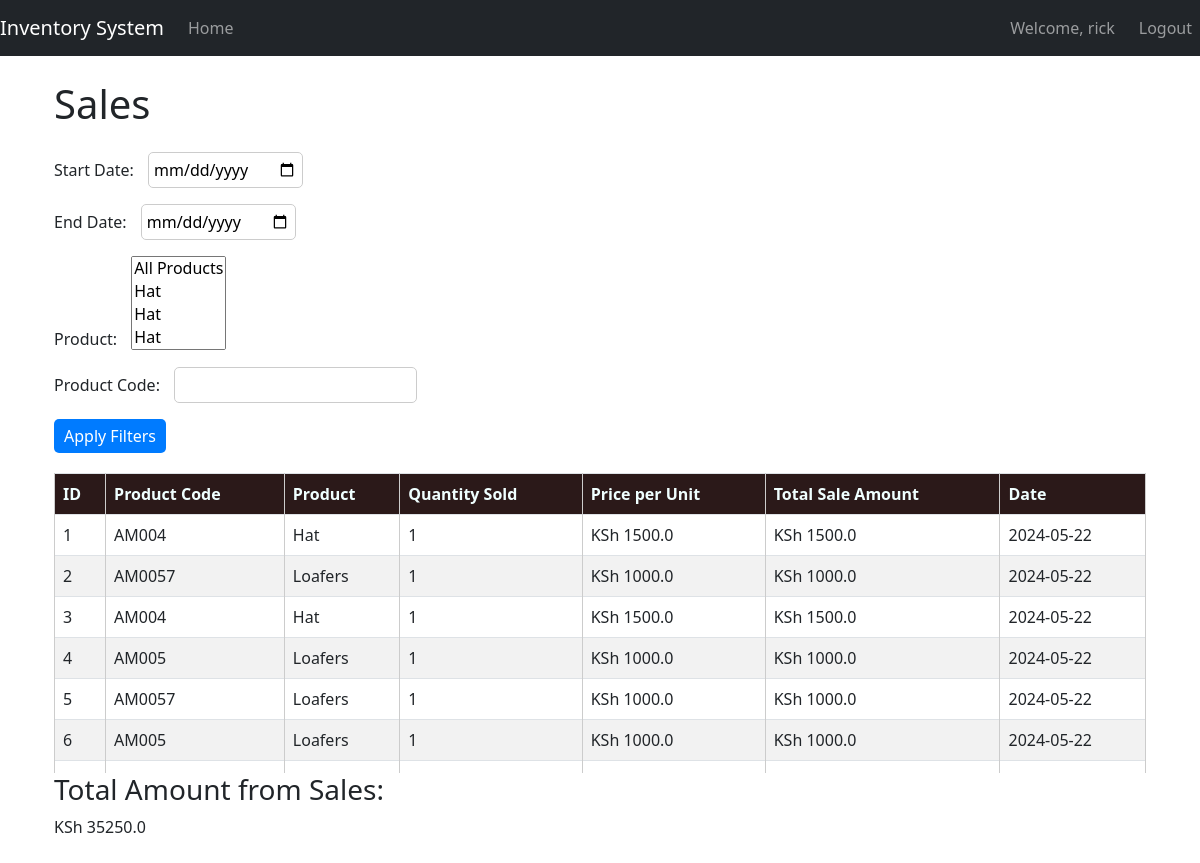
The app's page /sales (signed in) with its own data.
### STORE/models.py (models this page shows, shortened)
class User(UserMixin, db.Model):
    id = db.Column(db.Integer, primary_key=True)
    username = db.Column(db.String(64), index=True, unique=True, nullable=False)
    email = db.Column(db.String(120), index=True, unique=True, nullable=False)
    password_hash = db.Column(db.String(128), nullable=False)

class Sale(db.Model):
    id = db.Column(db.Integer, primary_key=True)
    product_code = db.Column(db.String(20), db.ForeignKey('product.code'), nullable=False)  # ForeignKey to product code
    quantity_sold = db.Column(db.Integer, nullable=False)
    sale_date = db.Column(db.DateTime, nullable=False, default=datetime.utcnow)

class Product(db.Model):
    code = db.Column(db.String(20), primary_key=True, unique=True, nullable=False, index=True)  # Index added to code column
    item = db.Column(db.String(100), nullable=False)
    type_material = db.Column(db.String(100), nullable=False)
    size = db.Column(db.String(20), nullable=False)
    color = db.Column(db.String(50), nullable=False)
    description = db.Column(db.Text, nullable=False)
    price = db.Column(db.Float, nullable=False)
    quantity = db.Column(db.Integer, nullable=False, default=1)  # Default quantity set to 1
    sales = relationship('Sale', backref='product', lazy=True)  # Relationship with Sale model

### STORE/routes.py (the view)
@app.route('/sales', methods=['GET', 'POST'])
@login_required
def sales():
    sales_query = Sale.query.join(Product)
    start_date = request.args.get('start_date')
    end_date = request.args.get('end_date')
    product_codes = request.args.getlist('product')
    entered_product_code = request.args.get('product_code')
    filtering_criteria_present = start_date or end_date or product_codes or entered_product_code
    if start_date:
        start_date = datetime.strptime(start_date, '%Y-%m-%d')
        sales_query = sales_query.filter(Sale.sale_date >= start_date)
    if end_date:
        end_date = datetime.strptime(end_date, '%Y-%m-%d')
        sales_query = sales_query.filter(Sale.sale_date <= end_date)
    if product_codes and product_codes != ['']:
        sales_query = sales_query.filter(Sale.product_code.in_(product_codes))
    if entered_product_code:
        sales_query = sales_query.filter(Sale.product_code == entered_product_code)
    sales = sales_query.all()
    products = Product.query.all()
    total_sales_amount = sum(sale.quantity_sold * sale.product.price for sale in sales)
    if filtering_criteria_present:
        if sales:
            flash('Sales filtered successfully!', 'success')
        else:
            flash('No sales found matching the criteria.', 'warning')
    return render_template('sales.html', sales=sales, total_sales_amount=total_sales_amount, products=products)

### STORE/__init__.py (called while the page is built)
@login_manager.user_loader
def load_user(user_id):
    return User.query.get(int(user_id))

### STORE/templates/sales.html (shortened to what this page needs)
{% extends "base.html" %}
{% block content %}
<link rel="stylesheet" type="text/css" href="{{ url_for('static', filename='css/custom_table.css') }}">
<div class="container">
    <h1 class="mt-4 mb-4">Sales</h1>
    <form action="{{ url_for('sales') }}" method="GET">
        <div class="mb-3">
            <label for="start_date">Start Date:</label>
            <input type="date" id="start_date" name="start_date" value="{{ request.args.get('start_date') }}">
        </div>
        <div class="mb-3">
            <label for="end_date">End Date:</label>
            <input type="date" id="end_date" name="end_date" value="{{ request.args.get('end_date') }}">
        </div>
        <div class="mb-3">
            <label for="product">Product:</label>
            <select name="product" id="product" multiple>
                <option value="">All Products</option>
                {% for product in products %}
                <option value="{{ product.code }}" {% if product.code in request.args.getlist('product') %}selected{% endif %}>
                </option>
                {% endfor %}
            </select>
        </div>
        <div class="mb-3">
            <label for="product_code">Product Code:</label>
            <input type="text" id="product_code" name="product_code" value="{{ request.args.get('product_code') if request.args.get('product_code') else '' }}">
        </div>
        <button type="submit" class="btn btn-primary">Apply Filters</button>
    </form>
    <div class="table-responsive" style="display: block; max-height: 300px; overflow-y: auto;">
        <table class="table table-bordered custom-table">
            <thead class="sticky-top">
                <tr>
                    <th>ID</th>
                    <th>Product Code</th>
                    <th>Product</th>
                    <th>Quantity Sold</th>
                    <th>Price per Unit</th>
                    <th>Total Sale Amount</th>
                    <th>Date</th>
                </tr>
            </thead>
            <tbody>
                {% if sales %}
                    {% for sale in sales %}
                    <tr>
                        <td>{{ loop.index }}</td>
                        <td>{{ sale.product_code }}</td>
                        <td>{{ sale.product.item }}</td>
                        <td>{{ sale.quantity_sold }}</td>
                        <td>KSh {{ sale.product.price }}</td>
                        <td>KSh {{ sale.quantity_sold * sale.product.price }}</td>
                        <td>{{ sale.sale_date.strftime('%Y-%m-%d') }}</td>
                    </tr>
                    {% endfor %}
                {% else %}
                    <tr>
                        <td colspan="7" class="text-center">No sales found.</td>
                    </tr>
                {% endif %}
            </tbody>
        </table>
    </div>
    {% if sales %}
    <div>
        <h3>Total Amount from Sales:</h3>
        <p>KSh {{ total_sales_amount }}</p>
    </div>
    {% endif %}
</div>
{% endblock %}

### STORE/templates/base.html (shortened to what this page needs)
<!DOCTYPE html>
<html lang="en">
<head>
    <link href="https://cdn.jsdelivr.net/npm/bootstrap@5.0.2/dist/css/bootstrap.min.css" rel="stylesheet">
</head>
<body>
    <nav class="navbar navbar-expand-lg navbar-dark bg-dark">
        <a class="navbar-brand" href="{{ url_for('index') }}">Inventory System</a>
        <div class="collapse navbar-collapse" id="navbarNav">
            <ul class="navbar-nav">
                {% if request.path != '/' and request.path != '/login' and request.path != '/register' %}
                <li class="nav-item">
                    <a class="nav-link" href="{{ url_for('index') }}">Home</a>
                </li>
                {% endif %}
            </ul>
        </div>
        <div class="navbar-nav ml-auto">
            {% if current_user.is_authenticated %}
                {% if request.path != '/' %}
                    <span class="navbar-text me-3">Welcome, {{ current_user.username }}</span>
                    <a href="{{ url_for('logout') }}" class="nav-item nav-link">Logout</a>
                {% endif %}
            {% else %}
                {% if request.path != '/' and request.path != '/login' and request.path != '/register' %}
                    <a href="{{ url_for('login') }}" class="nav-item nav-link">Login</a>
                {% endif %}
            {% endif %}
        </div>
    </nav>
    <div class="container mt-4">
        {% block content %}
        {% endblock %}
    </div>
</body>
</html>

### STORE/static/css/custom_table.css (style rules this page uses)
thead.sticky-top { background-color: rgba(20, 1, 1, 0.9); color: azure; position: sticky; top: 0; z-index: 1000; }
form { margin-bottom: 20px; }
label { margin-right: 10px; }
input[type="text"], input[type="date"] { margin-right: 20px; padding: 5px; border-radius: 5px; border: 1px solid #ccc; }
button[type="submit"] { padding: 5px 10px; border-radius: 5px; background-color: #007bff; color: #fff; border: none; cursor: pointer; }
table { width: 100%; border-collapse: collapse; }
th, td { border: 1px solid #ccc; padding: 8px; text-align: left; }
th { background-color: #f2f2f2; }
tr:nth-child(even) { background-color: #f2f2f2; }

### records on screen
User: username "rick"
Sale: product_code "AM004", product.item "Hat", quantity_sold "1", product.price "1500.0", sale.quantity_sold*sale.product.price "1500.0", sale_date "2024-05-22"
Sale: product_code "AM0057", product.item "Loafers", quantity_sold "1", product.price "1000.0", sale.quantity_sold*sale.product.price "1000.0", sale_date "2024-05-22"
Sale: product_code "AM004", product.item "Hat", quantity_sold "1", product.price "1500.0", sale.quantity_sold*sale.product.price "1500.0", sale_date "2024-05-22"
Sale: product_code "AM005", product.item "Loafers", quantity_sold "1", product.price "1000.0", sale.quantity_sold*sale.product.price "1000.0", sale_date "2024-05-22"
Sale: product_code "AM0057", product.item "Loafers", quantity_sold "1", product.price "1000.0", sale.quantity_sold*sale.product.price "1000.0", sale_date "2024-05-22"
Sale: product_code "AM005", product.item "Loafers", quantity_sold "1", product.price "1000.0", sale.quantity_sold*sale.product.price "1000.0", sale_date "2024-05-22"

### other values on screen
{{ total_sales_amount }} "35250.0"
